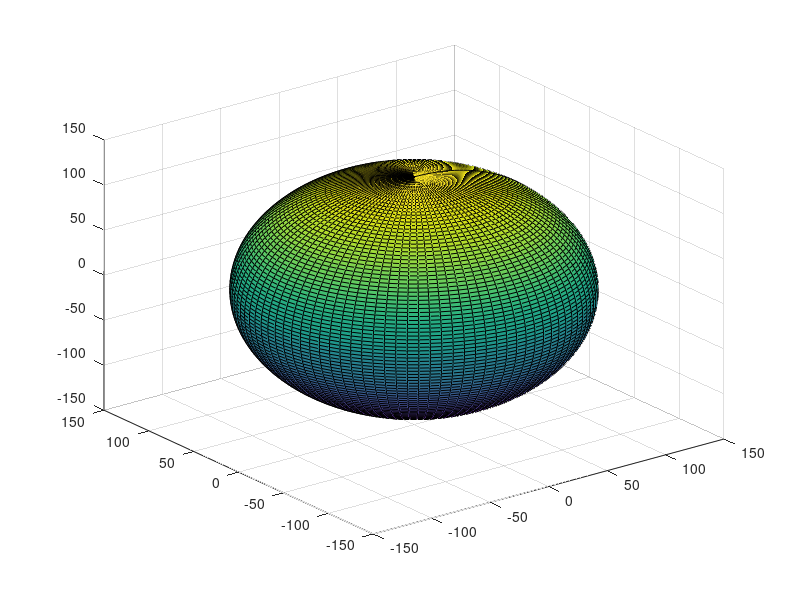

MATLAB code to generate this figure: (Note: this script raises an error after producing the figure.)
% Created by Tianyi Han, Jun.12 2023

%% Define body_ball force in wheel frame
ft = 100; % [N]
fn = 0; % [N]
f_wheel_frame = [ft, 0, fn]';

%% Define robot configuration
alpha = 45./(180/pi);    % [rad]
beta = -10./(180/pi);    % [rad]
gamma = pi/4;      % [rad]
r = 125;        % [mm]
phi = 15./(180/pi);     % [rad]

%% Define rotation matrix
R_body2wheel = {[], [], []};
R_world2wheel = {[], [], []};
for i = 1:4
    R1 = [[cos(gamma + i * pi/2),   -sin(gamma + i * pi/2), 0];
          [sin(gamma + i * pi/2),   cos(gamma + i * pi/2),  0];
          [0,                       0,                      1]];
    R2 = [[1,   0,                  0             ];
          [0,   cos(alpha - pi),    -sin(alpha - pi)];
          [0,   sin(alpha - pi),    cos(alpha - pi)]];
    if (mod(i, 2) == 1)
        R3 = [[cos(beta),  -sin(beta),    0];
              [sin(beta),  cos(beta),     0];
              [0,          0,             1]];
    else
        R3 = [[cos(-beta),  -sin(-beta),    0];
              [sin(-beta),  cos(-beta),     0];
              [0,           0,              1]];
    end
    R_body2wheel{i} = R1 * R2 * R3;
end
R_world2body = [[cos(phi),     0,      sin(phi)];
                [0,            1,      0,     ];
                [-sin(phi),    0,      cos(phi)]];
for i = 1:4
    R_world2wheel{i} = R_world2body * R_body2wheel{i};
end

%% Calculate force vector
f_world_frame = {[], [], []};
for i = 1:4
    f_world_frame{i} = R_world2wheel{i} * f_wheel_frame;
end
r_vec_body = {[], [], []};
r_vec_world = {[], [], []};
for i = 1:4
    r_vec_body{i} = [r * sin(alpha) * cos(gamma + (i - 1) * pi/2); r * sin(alpha) * sin(gamma + (i - 1) * pi/2); r * cos(alpha)];
    r_vec_world{i} = R_world2body * r_vec_body{i};
end
disp(r_vec_body{1});
disp(r_vec_world{1});
%% Plot Force
[X,Y,Z] = sphere(100);
s = surf(X * r, Y * r, Z * r);
s.EdgeColor = 'none';
s.FaceColor = [.8, .8, .8];
s.FaceAlpha = 0.5;
hold on;

% Plot the vector
for i = 1:4
    quiver3(0, 0, 0, r_vec_world{i}(1), r_vec_world{i}(2), r_vec_world{i}(3), 'b', 'LineWidth', 2);
    quiver3(r_vec_world{i}(1), r_vec_world{i}(2), r_vec_world{i}(3), f_world_frame{i}(1), f_world_frame{i}(2), f_world_frame{i}(3), 'r', 'LineWidth', 2);
end

% Set the axis labels
xlabel('X (mm, N)');
ylabel('Y (mm, N)');
zlabel('Z (mm, N)');

% Show the grid
grid on;
axis equal;

%% Save the rotation matirx
% save('rotation_matrix_1.mat', 'r_vec_world', 'R_wheel2world');